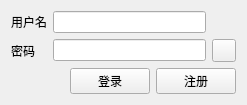
<?xml version="1.0" encoding="UTF-8"?>
<ui version="4.0">
 <class>LoginWinClass</class>
 <widget class="QMainWindow" name="LoginWinClass">
  <property name="geometry">
   <rect>
    <x>0</x>
    <y>0</y>
    <width>247</width>
    <height>100</height>
   </rect>
  </property>
  <property name="windowTitle">
   <string>登录界面</string>
  </property>
  <widget class="QWidget" name="centralWidget">
   <layout class="QVBoxLayout" name="verticalLayout">
    <item>
     <layout class="QGridLayout" name="gridLayout">
      <item row="0" column="0">
       <widget class="QLabel" name="label">
        <property name="text">
         <string>用户名</string>
        </property>
       </widget>
      </item>
      <item row="0" column="1">
       <widget class="QLineEdit" name="edit_user_name"/>
      </item>
      <item row="1" column="0">
       <widget class="QLabel" name="label_2">
        <property name="text">
         <string>密码</string>
        </property>
       </widget>
      </item>
      <item row="1" column="1">
       <widget class="QLineEdit" name="edit_password">
        <property name="echoMode">
         <enum>QLineEdit::Password</enum>
        </property>
       </widget>
      </item>
      <item row="1" column="2">
       <widget class="QToolButton" name="btn_view_pwd">
        <property name="text">
         <string/>
        </property>
        <property name="icon">
         <iconset resource="../resources/res.qrc">
          <normaloff>:/pictures/close_eyes.png</normaloff>:/pictures/close_eyes.png</iconset>
        </property>
        <property name="checkable">
         <bool>true</bool>
        </property>
        <property name="checked">
         <bool>false</bool>
        </property>
       </widget>
      </item>
     </layout>
    </item>
    <item>
     <layout class="QHBoxLayout" name="horizontalLayout">
      <item>
       <spacer name="horizontalSpacer">
        <property name="orientation">
         <enum>Qt::Horizontal</enum>
        </property>
        <property name="sizeHint" stdset="0">
         <size>
          <width>40</width>
          <height>20</height>
         </size>
        </property>
       </spacer>
      </item>
      <item>
       <widget class="QPushButton" name="btn_signin">
        <property name="text">
         <string>登录</string>
        </property>
       </widget>
      </item>
      <item>
       <widget class="QPushButton" name="btn_login">
        <property name="enabled">
         <bool>true</bool>
        </property>
        <property name="text">
         <string>注册</string>
        </property>
       </widget>
      </item>
     </layout>
    </item>
   </layout>
  </widget>
 </widget>
 <layoutdefault spacing="6" margin="11"/>
 <resources>
  <include location="../resources/res.qrc"/>
 </resources>
 <connections/>
</ui>
